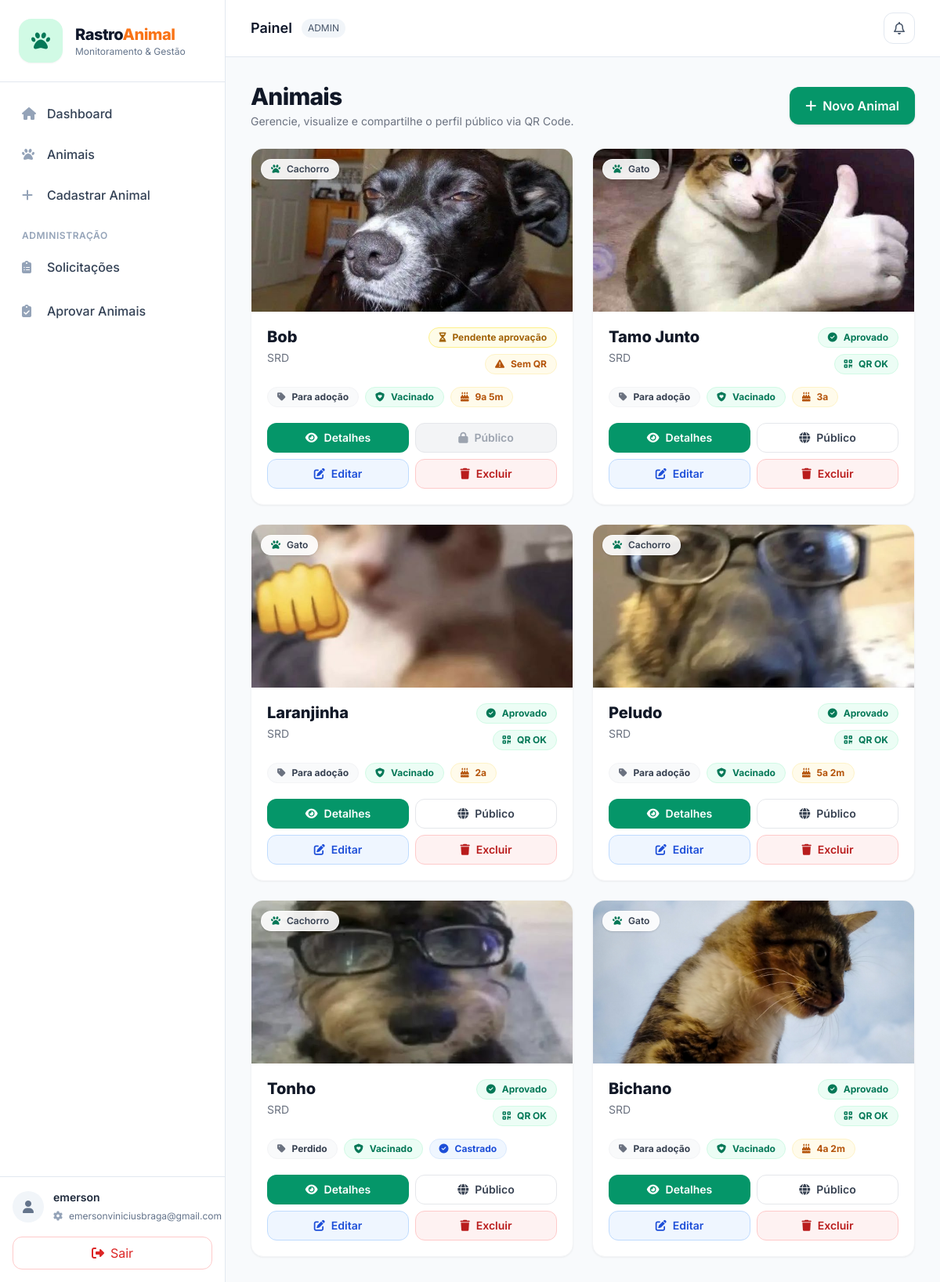
Page /animals/ (signed in) on the earlier database version.
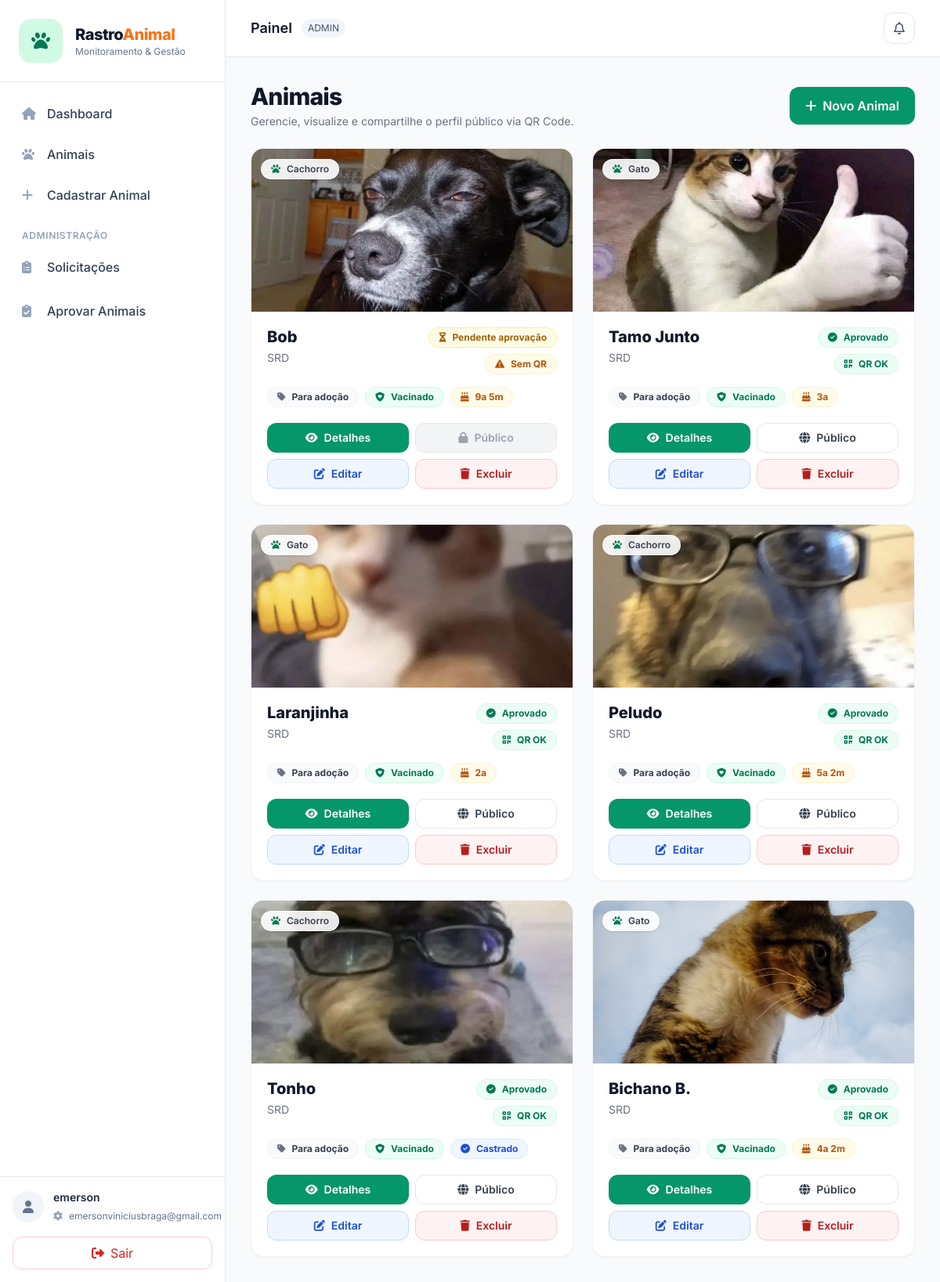
Same page on the later database version.
### animals/models.py (models this page shows, shortened)
class Animal(models.Model):
    STATUS = (
        ("ADOCAO", "Para adoção"),
        ("ADOTADO", "Adotado"),
        ("PERDIDO", "Perdido"),
        ("TRATAMENTO", "Em tratamento"),
    )
    SEXO = (
        ("M", "Macho"),
        ("F", "Fêmea"),
        ("N", "Não informado"),
    )
    PORTE = (
        ("P", "Pequeno"),
        ("M", "Médio"),
        ("G", "Grande"),
        ("N", "Não informado"),
    )
    APROVACAO_CHOICES = (
        ("APROVADO", "Aprovado"),
        ("PENDENTE", "Pendente"),
        ("REJEITADO", "Rejeitado"),
    )
    nome = models.CharField(max_length=100)
    especie = models.CharField(max_length=50)
    raca = models.CharField(max_length=50)
    status = models.CharField(max_length=20, choices=STATUS, default="ADOCAO")
    sexo = models.CharField(max_length=1, choices=SEXO, default="N")
    porte = models.CharField(max_length=1, choices=PORTE, default="N")
    vacinado = models.BooleanField(default=False)
    castrado = models.BooleanField(default=False)
    idade_anos = models.PositiveSmallIntegerField(blank=True, null=True)
    idade_meses = models.PositiveSmallIntegerField(blank=True, null=True)
    historia = models.TextField(blank=True, null=True)
    responsavel = models.ForeignKey(
        User,
        on_delete=models.CASCADE,
        related_name="animais"
    )
    foto = models.ImageField(upload_to='animais/', blank=True, null=True)
    qr_code = models.ImageField(upload_to='qrcodes/', blank=True, null=True)
    aprovacao_status = models.CharField(
        max_length=10,
        choices=APROVACAO_CHOICES,
        default="APROVADO",
        db_index=True,
    )
    aprovado_por = models.ForeignKey(
        settings.AUTH_USER_MODEL,
        null=True,
        blank=True,
        on_delete=models.SET_NULL,
        related_name="animais_aprovados",
    )
    aprovacao_data = models.DateTimeField(null=True, blank=True)
    aprovacao_motivo = models.CharField(max_length=255, blank=True, default="")

### animals/views.py (the view)
# urls.py: path("animals/", views.animal_list, name="animal_list"),
@login_required
def animal_list(request):
    perfil = get_perfil(request.user)
    if perfil.tipo == "ADMIN":
        animais = Animal.objects.all().order_by("-id")
    else:
        animais = Animal.objects.filter(responsavel=request.user).order_by("-id")
    return render(request, "animals/list.html", {
        "animais": animais,
        "perfil": perfil
    })

### animals/context_processors.py (called while the page is built)
def notificacoes_context(request):
    if request.user.is_authenticated:
        count = Notificacao.objects.filter(
            usuario=request.user,
            lida=False
        ).count()
    else:
        count = 0
    return {
        "notificacoes_nao_lidas": count
    }

### animals/views.py (called while the page is built)
def get_perfil(user):
    perfil, _ = Perfil.objects.get_or_create(user=user, defaults={"tipo": "COMUM"})
    return perfil

### animals/templates/animals/list.html (shortened to what the changed rows need)
{% extends "base.html" %}
{% block content %}
<div class="flex flex-col gap-6">
  <div class="flex flex-col md:flex-row md:items-center md:justify-between gap-4">
    <div>
      <h1 class="text-3xl font-extrabold tracking-tight text-gray-900">Animais</h1>
    </div>
  </div>
    <div class="grid grid-cols-1 md:grid-cols-2 xl:grid-cols-3 gap-6">
    {% for animal in animais %}
      <div class="bg-white rounded-2xl border border-gray-100 shadow-sm hover:shadow-md transition overflow-hidden">
        <div class="relative">
          {% if animal.foto %}
            <img src="{{ animal.foto.url }}" class="w-full h-52 object-cover" alt="Foto do animal">
          {% else %}
            <img src="https://placehold.co/900x600?text=Sem+Foto" class="w-full h-52 object-cover" alt="Sem foto">
          {% endif %}
          <div class="absolute top-3 left-3">
            <span class="inline-flex items-center gap-2 rounded-full bg-white/90 px-3 py-1 text-xs font-semibold text-gray-700 border border-white/60 shadow">
              <i class="fa-solid fa-paw text-emerald-700"></i> {{ animal.especie }}
            </span>
          </div>
        </div>
        <div class="p-5">
          <div class="flex items-start justify-between gap-3">
            <div class="min-w-0">
              <h2 class="text-xl font-extrabold text-gray-900 leading-tight truncate">{{ animal.nome }}</h2>
              <p class="text-sm text-gray-500 mt-1 truncate">{{ animal.raca }}</p>
            </div>
            <div class="flex flex-col items-end gap-2">
              {% if animal.aprovacao_status == "APROVADO" %}
                <span class="shrink-0 inline-flex items-center gap-2 rounded-full bg-emerald-50 text-emerald-700 border border-emerald-100 px-3 py-1 text-xs font-bold">
                  <i class="fa-solid fa-circle-check"></i> Aprovado
                </span>
              {% elif animal.aprovacao_status == "PENDENTE" %}
                <span class="shrink-0 inline-flex items-center gap-2 rounded-full bg-yellow-50 text-yellow-700 border border-yellow-200 px-3 py-1 text-xs font-bold">
                  <i class="fa-solid fa-hourglass-half"></i> Pendente aprovação
                </span>
              {% elif animal.aprovacao_status == "REJEITADO" %}
                <span class="shrink-0 inline-flex items-center gap-2 rounded-full bg-red-50 text-red-700 border border-red-200 px-3 py-1 text-xs font-bold">
                  <i class="fa-solid fa-circle-xmark"></i> Rejeitado
                </span>
              {% endif %}
              {% if animal.qr_code %}
                <span class="shrink-0 inline-flex items-center gap-2 rounded-full bg-emerald-50 text-emerald-700 border border-emerald-100 px-3 py-1 text-xs font-bold">
                  <i class="fa-solid fa-qrcode"></i> QR OK
                </span>
              {% else %}
                <span class="shrink-0 inline-flex items-center gap-2 rounded-full bg-amber-50 text-amber-700 border border-amber-100 px-3 py-1 text-xs font-bold">
                  <i class="fa-solid fa-triangle-exclamation"></i> Sem QR
                </span>
              {% endif %}
            </div>
          </div>
          <div class="mt-4 flex flex-wrap gap-2">
            <span class="inline-flex items-center gap-2 rounded-full bg-gray-50 text-gray-700 border border-gray-100 px-3 py-1 text-xs font-bold">
              <i class="fa-solid fa-tag text-gray-500"></i>
              {{ animal.get_status_display }}
            </span>
            {% if animal.vacinado %}
              <span class="inline-flex items-center gap-2 rounded-full bg-emerald-50 text-emerald-700 border border-emerald-100 px-3 py-1 text-xs font-bold">
                <i class="fa-solid fa-shield-heart"></i> Vacinado
              </span>
            {% endif %}
            {% if animal.castrado %}
              <span class="inline-flex items-center gap-2 rounded-full bg-blue-50 text-blue-700 border border-blue-100 px-3 py-1 text-xs font-bold">
                <i class="fa-solid fa-circle-check"></i> Castrado
              </span>
            {% endif %}
            {% if animal.idade_anos or animal.idade_meses %}
              <span class="inline-flex items-center gap-2 rounded-full bg-amber-50 text-amber-700 border border-amber-100 px-3 py-1 text-xs font-bold">
                <i class="fa-solid fa-cake-candles"></i>
                {% if animal.idade_anos %}{{ animal.idade_anos }}a{% endif %}
                {% if animal.idade_meses %} {{ animal.idade_meses }}m{% endif %}
              </span>
            {% endif %}
          </div>
          <div class="mt-5 grid grid-cols-2 gap-2">
            <a href="{% url 'animal_detail' animal.pk %}"
              class="inline-flex items-center justify-center gap-2 rounded-xl bg-emerald-600 px-4 py-2 text-white text-sm font-semibold hover:bg-emerald-700 transition">
              <i class="fa-solid fa-eye"></i> Detalhes
            </a>
            {% if animal.aprovacao_status == "APROVADO" %}
              <a href="{% url 'animal_public_detail' animal.pk %}"
                class="inline-flex items-center justify-center gap-2 rounded-xl border border-gray-200 bg-white px-4 py-2 text-gray-700 text-sm font-semibold hover:bg-gray-50 transition">
                <i class="fa-solid fa-globe"></i> Público
              </a>
            {% else %}
              <span
                class="inline-flex items-center justify-center gap-2 rounded-xl border border-gray-200 bg-gray-100 px-4 py-2 text-gray-400 text-sm font-semibold cursor-not-allowed">
                <i class="fa-solid fa-lock"></i> Público
              </span>
            {% endif %}
            {% if perfil.tipo == "ADMIN" or perfil.tipo == "ONG" or perfil.tipo == "PROTETOR" %}
              <a href="{% url 'animal_update' animal.pk %}"
                class="inline-flex items-center justify-center gap-2 rounded-xl border border-blue-200 bg-blue-50 px-4 py-2 text-blue-700 text-sm font-semibold hover:bg-blue-100 transition">
                <i class="fa-solid fa-pen-to-square"></i> Editar
              </a>
              <form method="post" action="{% url 'animal_delete' animal.pk %}">
                <button type="submit"
                        class="w-full inline-flex items-center justify-center gap-2 rounded-xl border border-red-200 bg-red-50 px-4 py-2 text-red-700 text-sm font-semibold hover:bg-red-100 transition">
                  <i class="fa-solid fa-trash"></i> Excluir
                </button>
              </form>
            {% endif %}
          </div>
        </div>
      </div>
    {% endfor %}
  </div>
</div>
{% endblock %}

Differences in the rows shown:
changed Animal "Tonho": status "Perdido" → "Para adoção"
changed Animal: nome "Bichano" → "Bichano B."
